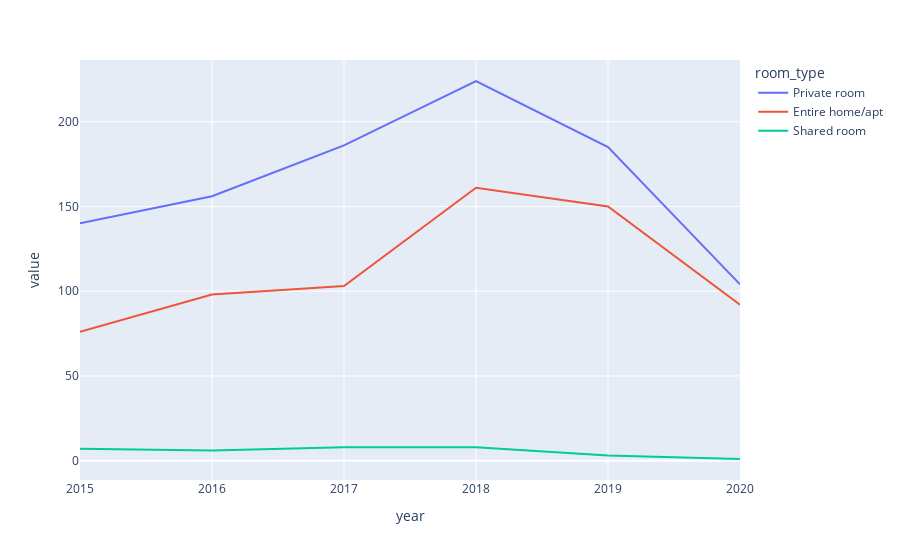

The cell this chart's notebook holds for it:
### Code cell
fig = px.line(allston_neighbourhood.toPandas(), x="year", y=["number_of_listings"], color='room_type')
fig.show()

### Figure 1 — Plotly figure (JSON) as saved in the notebook; plotly's stock layout.template omitted (floating-point values rounded to 4 significant figures)
{"data": [{"hovertemplate": "room_type=Private room<br>variable=number_of_listings<br>year=%{x}<br>value=%{y}<extra></extra>", "legendgroup": "Private room", "line": {"color": "#636efa", "dash": "solid"}, "mode": "lines", "name": "Private room", "orientation": "v", "showlegend": true, "type": "scatter", "x": [2020, 2019, 2018, 2017, 2016, 2015], "xaxis": "x", "y": [104, 185, 224, 186, 156, 140], "yaxis": "y"}, {"hovertemplate": "room_type=Entire home/apt<br>variable=number_of_listings<br>year=%{x}<br>value=%{y}<extra></extra>", "legendgroup": "Entire home/apt", "line": {"color": "#EF553B", "dash": "solid"}, "mode": "lines", "name": "Entire home/apt", "orientation": "v", "showlegend": true, "type": "scatter", "x": [2020, 2019, 2018, 2017, 2016, 2015], "xaxis": "x", "y": [92, 150, 161, 103, 98, 76], "yaxis": "y"}, {"hovertemplate": "room_type=Shared room<br>variable=number_of_listings<br>year=%{x}<br>value=%{y}<extra></extra>", "legendgroup": "Shared room", "line": {"color": "#00cc96", "dash": "solid"}, "mode": "lines", "name": "Shared room", "orientation": "v", "showlegend": true, "type": "scatter", "x": [2020, 2019, 2018, 2017, 2016, 2015], "xaxis": "x", "y": [1, 3, 8, 8, 6, 7], "yaxis": "y"}], "layout": {"legend": {"title": {"text": "room_type"}, "tracegroupgap": 0}, "margin": {"t": 60}, "xaxis": {"anchor": "y", "domain": [0, 1], "title": {"text": "year"}}, "yaxis": {"anchor": "x", "domain": [0, 1], "title": {"text": "value"}}}}
